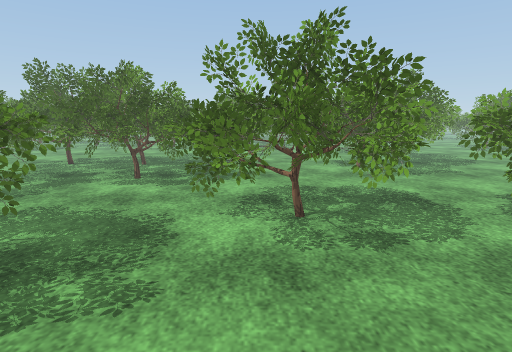
View 1 (above)

24 first-person views from a walk through a 3-D level made in the Unity game engine. The camera is 1.3 m above the floor, tilts 10° down and sees 80° across. The floor is counted in squares, 0.5 m on a side. Each view is taken from the middle of a square. On the plan, view 1 faces up. The plan holds only what a view shows up to about 20 squares ahead; the rest is blank. The place goes on beyond the plan. Some surface patterns are stand-ins.

View 2
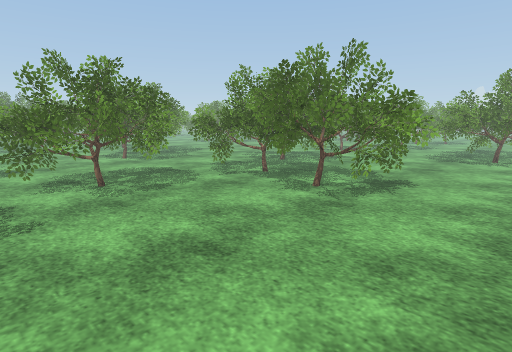

View 3
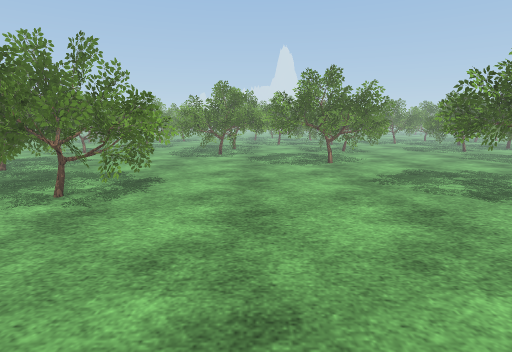

View 4
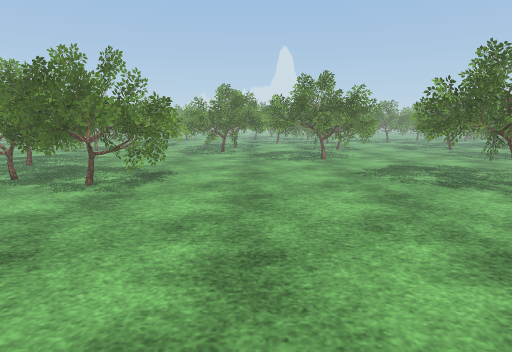

View 5
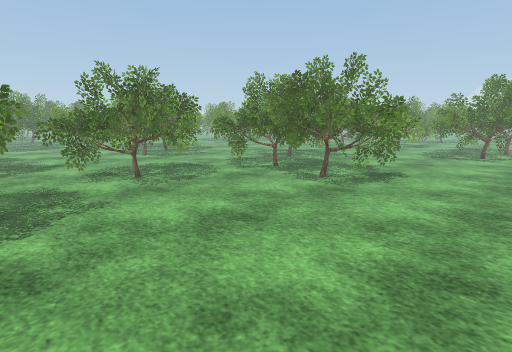

View 6
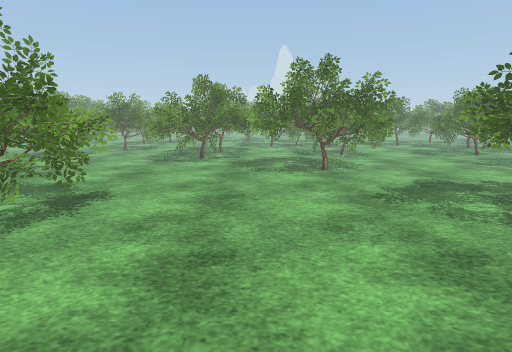

View 7
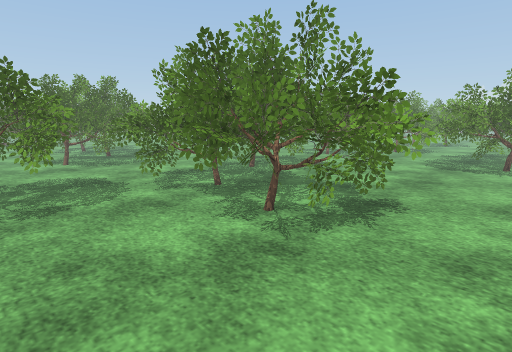

View 8
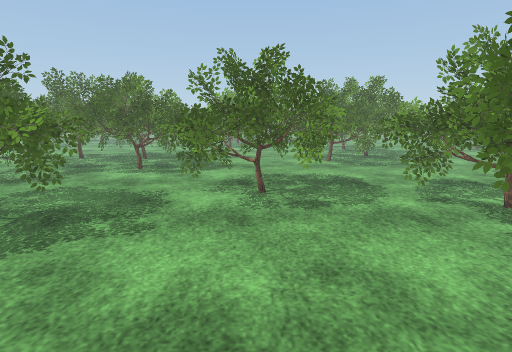

View 9
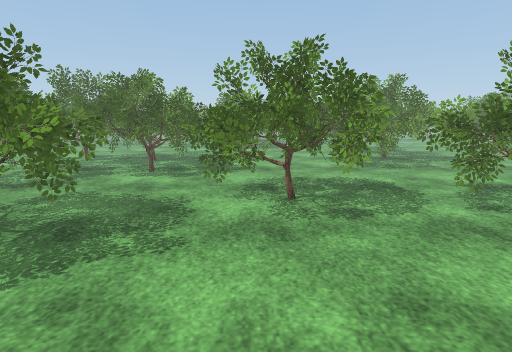

View 10
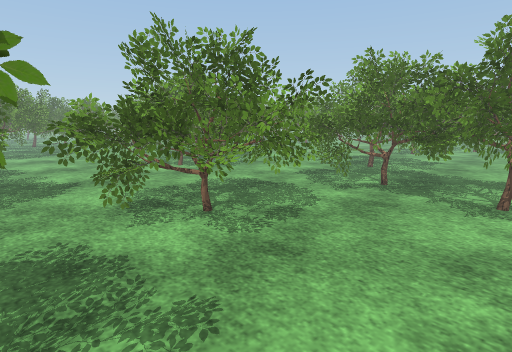

View 11
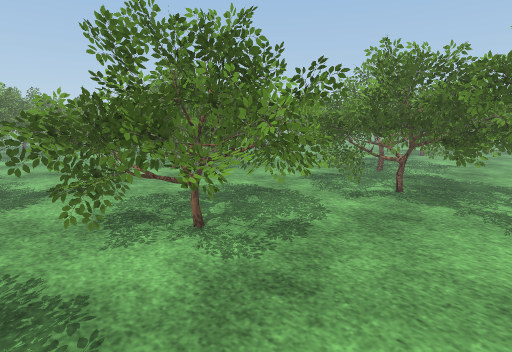

View 12
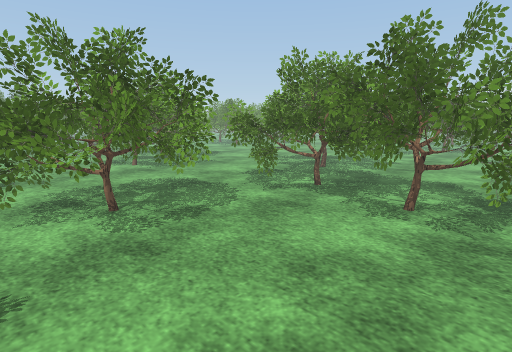

View 13
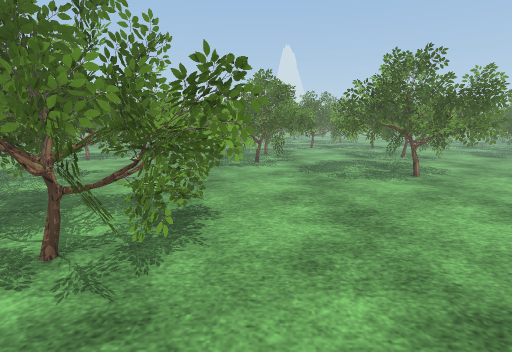

View 14
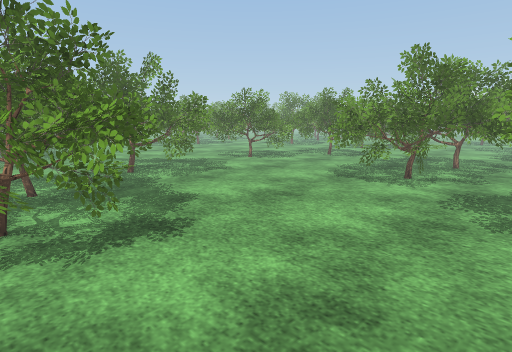

View 15
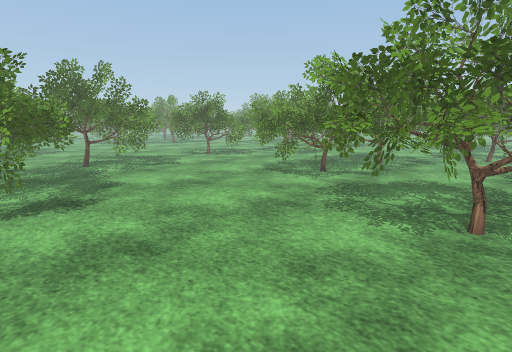

View 16
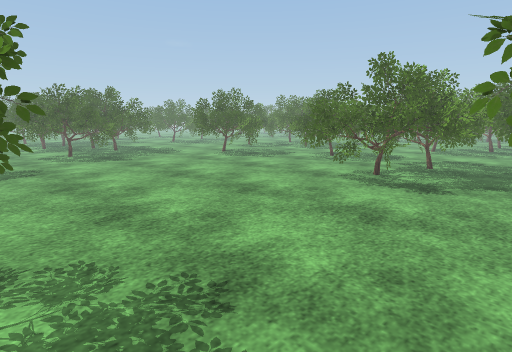

View 17
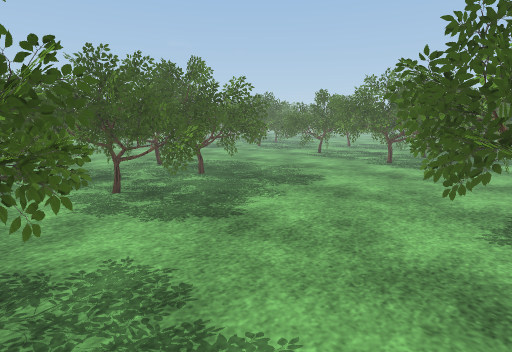

View 18
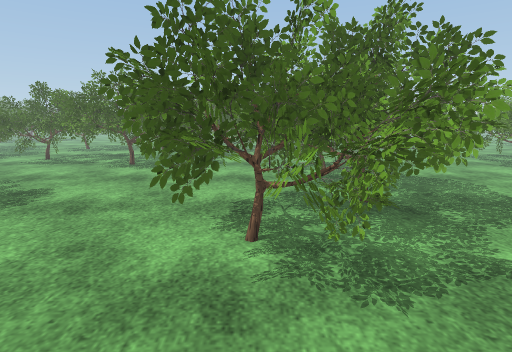

View 19
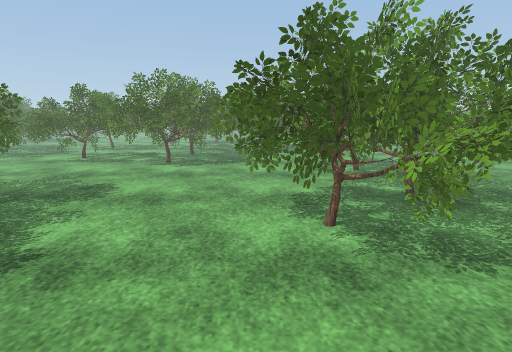

View 20
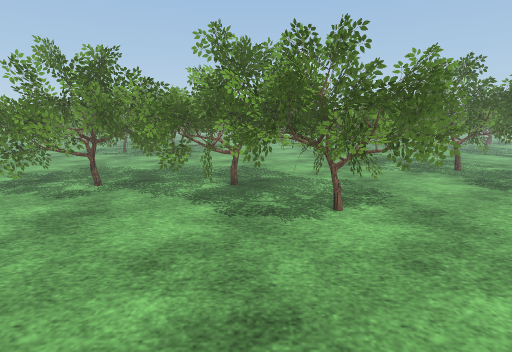

View 21
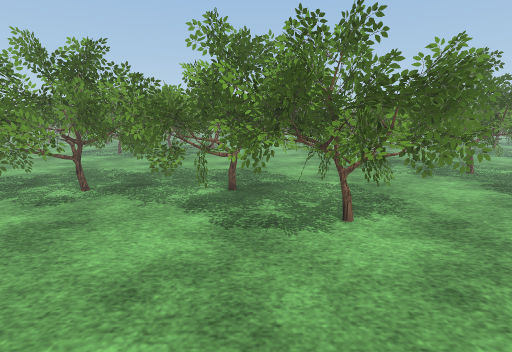

View 22
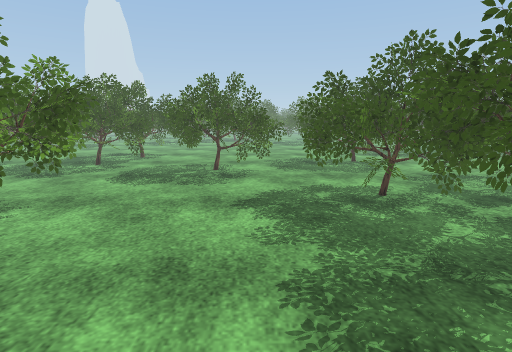

View 23
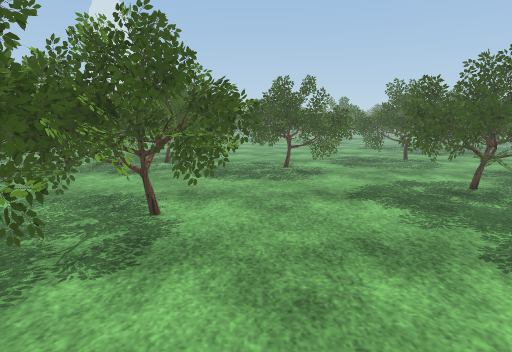

View 24
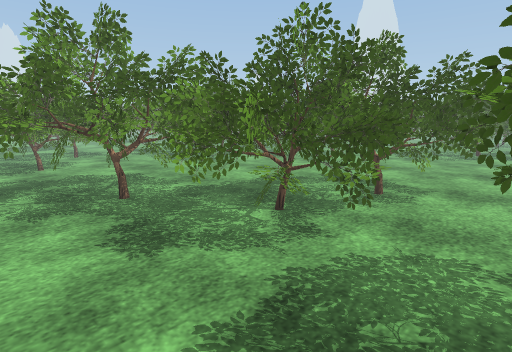

### Floor plan
Key: @ floor where view 1 was taken; . floor; O other object.
Columns run from 5 left of view 1 to 20 right of it. Each row starts with its distance up from view 1.
 28 OOOOOO .... OOOOOO .....OO
 27 .OOO ......OOOOOOO......O
 26 ...........OOOOOOO......
 25 ...........OOOOOO ......
 24 ...........OOOOO  .....
 23  .........OOOOO OO.....
 22 O.........OOOOOOOO.....
 21 OO.......OOOOOOOOO ....
 20 OO.......OOOOO OOO ....
 19 OO......OOOOOO OOOO....
 18 O  .....OOOOOOOOOO.....
 17 O O.....OOOOOOOOO......
 16  OOO....OOOOOOO........
 15 OOO ..... OOOOO........
 14 OOOO......OOOO........
 13 OOO.............. O
 12 OO...OO.........OOOOO
 11 O..OOOOO ...... OOOOOOO .
 10 ...OOOOOO...OOO.OOOOOOO..
  9 ..OOOOOOOO.OOOOO OOOOOO..
  8 ...OOOOOOOOOOOOOOOOOOOO ..
  7 O..OOOOOOOOOOOOOOOOOOOOO..
  6 OO  OOOOOO OOOOOO OOOOO...
  5 OO..OOOOO. OOOOOOOOOOO....
  4 OO........ OOOOOO.........
  3  O........OOOOOOO.........
  2   ....... OOOOOOO ........
  1  ........OOOOOOOO........O
  0 .....@....OOOOOO ...... OO
 -1 ..........OOOOOO.......OOO
 -2 ...........OOOO........OOO
 -3  ......................OOO
 -4  ......................OOO
 -5 ...................... ..O
 -6 ................... OOOO
 -7 ...................OOOOOO
 -8 ...................OOOOOO
 -9 ..................OOOOOOOO
-10 ...................OOOOOOO
-11 ...................OOOOOO
-12   ......... OOOO...OOOOOO
-13          ..OOOOOO...OOOO

Where each view was taken, in squares from view 1:
view 1: 0 up, 0 right, facing up
view 2: 5 down, 3 left, facing up-right
view 3: 5 down, 3 left, facing right
view 4: 5 down, 5 left, facing right
view 5: 6 down, 5 left, facing up-right
view 6: 6 down, 0 right, facing right
view 7: 4 down, 1 right, facing up-right
view 8: 3 down, 1 right, facing up
view 9: 2 down, 0 right, facing up
view 10: 1 up, 4 left, facing up-right
view 11: 2 up, 3 left, facing up-right
view 12: 1 down, 2 left, facing up-right
view 13: 2 down, 2 right, facing right
view 14: 7 down, 7 right, facing up-right
view 15: 11 down, 8 right, facing up-right
view 16: 13 down, 14 right, facing up-left
view 17: 10 up, 6 right, facing up-left
view 18: 11 up, 6 right, facing up
view 19: 10 up, 4 right, facing up
view 20: 20 up, 3 left, facing right
view 21: 20 up, 2 left, facing right
view 22: 25 up, 1 left, facing down
view 23: 26 up, 3 right, facing down
view 24: 13 up, 3 right, facing down-right
